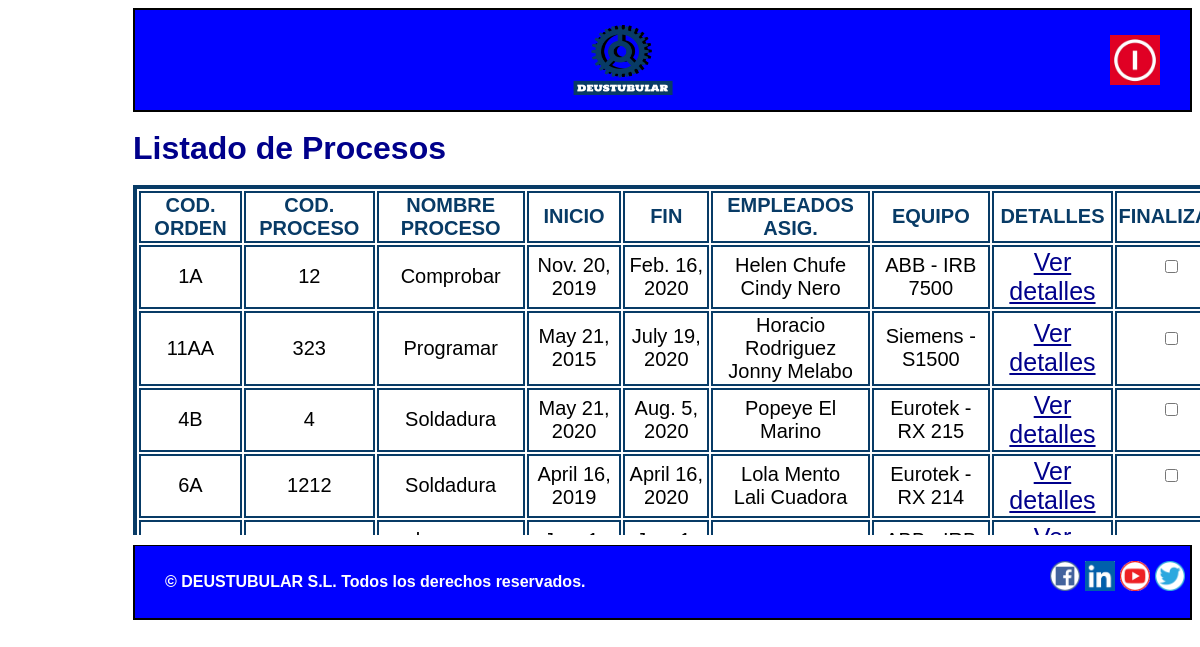
The page /appGestion_de_la_produccion/operario/ on the database its author committed.
### appGestion_de_la_produccion/models.py (models this page shows, shortened)
class Proceso(models.Model):
    empleados_asignados = models.ManyToManyField(Empleado)
    equipo=models.ForeignKey(Equipo, on_delete=models.SET_NULL, null=True)
    codigo_orden = models.CharField(max_length=10)
    codigo_proceso = models.IntegerField()
    nombre_proceso = models.CharField(max_length=50)
    referencia = models.CharField(max_length=10)
    inicio = models.DateField()
    fin = models.DateField()

class Empleado(models.Model):
    nombre = models.CharField(max_length=50)
    DNI = models.CharField(max_length=9)
    apellido = models.CharField(max_length=50)
    email = models.EmailField(max_length=100)
    telefono = models.IntegerField()
    responsable=models.BooleanField()

class Equipo(models.Model):
    modelo = models.CharField(max_length=25)
    marca = models.CharField(max_length=25)
    categoria = models.CharField(max_length=50)
    fecha_adquisicion = models.DateField()
    fecha_instalacion = models.DateField()

### appGestion_de_la_produccion/views.py (the view)
# urls.py: path('operario/', views.operario, name='operario'),  # Url inicial de operarios
def operario(request):
    proceso = Proceso.objects.order_by("nombre_proceso")
    context = {"lista_procesos": proceso}
    return render(request, "Operario.html", context)

### appGestion_de_la_produccion/templates/Operario.html (shortened to what this page needs)
{% extends "PlantillaOperario.html"%}
{%load static%}
{% block contenido %}
<h1>Listado de Procesos</h1>
<div class="tablasueltas">
<table id="cosadeproceso">
    <thead>
    <tr class="cosadeproceso">
        <td class="cosadeproceso"> <b> COD. ORDEN </b> </td>
        <td class="cosadeproceso"> <b> COD. PROCESO</b> </td>
        <td class="cosadeproceso"> <b> NOMBRE PROCESO</b> </td>
        <td class="cosadeproceso"> <b> INICIO</b> </td>
        <td class="cosadeproceso"> <b> FIN</b> </td>
        <td class="cosadeproceso"> <b> EMPLEADOS ASIG.</b> </td>
        <td class="cosadeproceso"> <b> EQUIPO</b> </td>
        <td class="cosadeproceso"> <b> DETALLES</b> </td>
        <td class="cosadeproceso"> <b> FINALIZAR</b> </td>
    </tr>
    </thead>
    {% for Proceso in lista_procesos %}
    <tr class="cosadeproceso">
        <td class="cosadeproceso">{{ Proceso.codigo_orden }}</td>
        <td class="cosadeproceso">{{ Proceso.codigo_proceso }}</td>
        <td class="cosadeproceso">{{ Proceso.nombre_proceso }}</td>
        <td class="cosadeproceso">{{ Proceso.inicio }}</td>
        <td class="cosadeproceso">{{ Proceso.fin }}</td>
        <td class="cosadeproceso">{% for ea in Proceso.empleados_asignados.all %}
                {{ea.nombre}} {{ea.apellido}} </br>
            {% endfor %}</td>
        <td class="cosadeproceso">{{ Proceso.equipo.marca }} - {{ Proceso.equipo.modelo }}</td>
        <td class="cosadeequipo"><a href="/appGestion_de_la_produccion/operario/proceso/{{ Proceso.id }}" title="Detalles">Ver detalles</a></td>
        <td>
            <form action="">
                <input type="checkbox" name="finalizar" class="chekboxoperario" />
            </form>
        </td>
    </tr>
    {% endfor %}
</table>
</div>
{% endblock %}

### appGestion_de_la_produccion/static/stylesheet.css (style rules this page uses)
* { box-sizing: border-box; }
html { font-family: Arial, Helvetica, sans-serif; max-width: 1100px; font-weight: bold; background-color:white; margin-left: 125px; }
body { line-height: 30px; font-size: 16px; }
h1, h2, h3, legend { color: darkblue; }
a { color: darkblue; }
thead { color: rgb(8,59,102); }
.cosadeequipo { border:2px solid rgb(8,59,102); font-size:25px; margin-right:20px; text-align:center; }
.cosadeproceso { border:2px solid rgb(8,59,102); font-size:20px; margin-right:20px; text-align:center; }
#cosadeproceso { border:4px solid rgb(8,59,102); }
.tablasueltas { height:350px; width:1100px; overflow-y:scroll; }
.tabladetalles tbody,td,th { border:2px solid rgb(8,59,102); }

### rows shown on the page
Proceso: codigo_orden "1A", codigo_proceso "12", nombre_proceso "Comprobar", inicio "Nov. 20, 2019", fin "Feb. 16, 2020", equipo.marca "ABB", equipo.modelo "IRB 7500"
Empleado: nombre "Helen", apellido "Chufe"
Empleado: nombre "Cindy", apellido "Nero"
Proceso: codigo_orden "11AA", codigo_proceso "323", nombre_proceso "Programar", inicio "May 21, 2015", fin "July 19, 2020", equipo.marca "Siemens", equipo.modelo "S1500"
Empleado: nombre "Horacio", apellido "Rodriguez"
Empleado: nombre "Jonny", apellido "Melabo"
Proceso: codigo_orden "4B", codigo_proceso "4", nombre_proceso "Soldadura", inicio "May 21, 2020", fin "Aug. 5, 2020", equipo.marca "Eurotek", equipo.modelo "RX 215"
Empleado: nombre "Popeye", apellido "El Marino"
Proceso: codigo_orden "6A", codigo_proceso "1212", nombre_proceso "Soldadura", inicio "April 16, 2019", fin "April 16, 2020", equipo.marca "Eurotek", equipo.modelo "RX 214"
Empleado: nombre "Lola", apellido "Mento"
Empleado: nombre "Lali", apellido "Cuadora"
